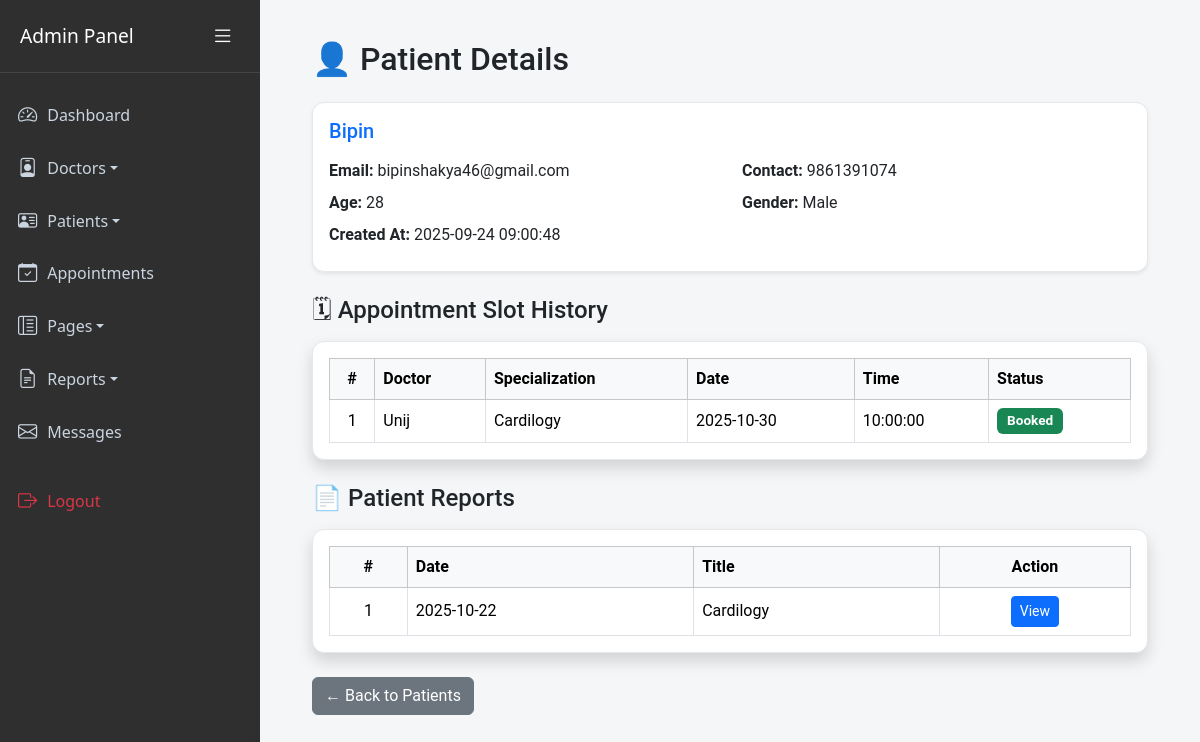
/Admin/view_patient_details.php?id=1 (signed in), run on the app's committed database.
### tables this page shows
CREATE TABLE `patients` (
  `id` int(11) NOT NULL,
  `doctor_id` int(11) DEFAULT NULL,
  `patient_name` varchar(100) NOT NULL,
  `email` varchar(100) NOT NULL,
  `password` varchar(255) NOT NULL,
  `contact_no` varchar(20) DEFAULT NULL,
  `age` int(3) DEFAULT NULL,
  `gender` enum('Male','Female','Other') DEFAULT 'Male',
  `reset_token` varchar(255) DEFAULT NULL,
  `reset_expiry` datetime DEFAULT NULL,
  `created_at` timestamp NOT NULL DEFAULT current_timestamp()
);

CREATE TABLE `appointment_slots` (
  `id` int(11) NOT NULL,
  `doctor_id` int(11) NOT NULL,
  `appointment_date` date NOT NULL,
  `appointment_time` time NOT NULL,
  `status` enum('available','booked') DEFAULT 'available',
  `patient_id` int(11) DEFAULT NULL,
  `patient_name` varchar(100) DEFAULT NULL,
  `patient_contact` varchar(20) DEFAULT NULL
);

CREATE TABLE `doctors` (
  `id` int(11) NOT NULL,
  `specialization_id` int(11) NOT NULL,
  `department_id` int(11) NOT NULL,
  `doctor_name` varchar(150) NOT NULL,
  `clinic_address` varchar(255) NOT NULL,
  `consultancy_fees` decimal(10,2) NOT NULL,
  `contact_no` varchar(20) NOT NULL,
  `email` varchar(100) NOT NULL,
  `password` varchar(255) NOT NULL,
  `created_at` timestamp NOT NULL DEFAULT current_timestamp(),
  `reset_token` varchar(255) DEFAULT NULL,
  `reset_expiry` datetime DEFAULT NULL
);

CREATE TABLE `doctor_specialization` (
  `id` int(11) NOT NULL,
  `specialization_name` varchar(150) NOT NULL
);

CREATE TABLE `patient_reports` (
  `id` int(11) NOT NULL,
  `report_date` date NOT NULL,
  `patient_id` int(11) NOT NULL,
  `doctor_id` int(11) NOT NULL,
  `patient_name` varchar(150) NOT NULL,
  `age` int(3) DEFAULT NULL,
  `DOB` date NOT NULL,
  `gender` varchar(255) NOT NULL,
  `contact` varchar(20) DEFAULT NULL,
  `address` varchar(255) DEFAULT NULL,
  `blood_group` varchar(10) DEFAULT NULL,
  `doctor_name` varchar(150) NOT NULL,
  `doctor_contact` varchar(20) DEFAULT NULL,
  `report_title` varchar(255) NOT NULL,
  `report_description` text DEFAULT NULL,
  `medicine_prescription` text DEFAULT NULL,
  `report_file` varchar(255) DEFAULT NULL,
  `created_at` timestamp NOT NULL DEFAULT current_timestamp()
);

### Admin/view_patient_details.php (the view, shortened to what this page needs)
<?php
include('assets/include/sidebar.php');
$patient_id = intval($_GET['id']);
$stmt = $con->prepare("SELECT * FROM patients WHERE id = ?");
$stmt->bind_param("i", $patient_id);
$stmt->execute();
$patient = $stmt->get_result()->fetch_assoc();
$query = "
    SELECT s.*, d.doctor_name, spec.specialization_name
    FROM appointment_slots s
    LEFT JOIN doctors d ON s.doctor_id = d.id
    LEFT JOIN doctor_specialization spec ON d.specialization_id = spec.id
    WHERE s.patient_id = ?
    ORDER BY s.appointment_date DESC, s.appointment_time ASC
";
$appointments = $con->prepare($query);
$appointments->bind_param("i", $patient_id);
$appointments->execute();
$app_result = $appointments->get_result();
$report_stmt = $con->prepare("
    SELECT pr.*, d.doctor_name, d.contact_no as doctor_contact
    FROM patient_reports pr
    LEFT JOIN doctors d ON pr.doctor_id = d.id
    WHERE pr.patient_id = ?
    ORDER BY pr.report_date DESC
");
$report_stmt->bind_param("i", $patient_id);
$report_stmt->execute();
$report_result = $report_stmt->get_result();
?>
<div class="main-content">
    <div class="container-fluid">
        <h2 class="mb-4">👤 Patient Details</h2>
        <div class="card shadow-sm mb-4">
            <div class="card-body">
                <h5 class="mb-3 text-primary"><?= htmlspecialchars($patient['patient_name']) ?></h5>
                <div class="row">
                    <div class="col-md-6 mb-2"><strong>Email:</strong> <?= htmlspecialchars($patient['email']) ?></div>
                    <div class="col-md-6 mb-2"><strong>Contact:</strong> <?= htmlspecialchars($patient['contact_no']) ?>
                    </div>
                    <div class="col-md-6 mb-2"><strong>Age:</strong> <?= htmlspecialchars($patient['age']) ?></div>
                    <div class="col-md-6 mb-2"><strong>Gender:</strong> <?= htmlspecialchars($patient['gender']) ?>
                    </div>
                    <div class="col-md-6 mb-2"><strong>Created At:</strong>
                        <?= htmlspecialchars($patient['created_at']) ?></div>
                </div>
            </div>
        </div>
        <h4 class="mb-3">🗓 Appointment Slot History</h4>
        <div class="card shadow mb-4">
            <div class="card-body table-responsive">
                <table class="table table-bordered table-hover align-middle mb-0">
                    <thead class="table-light">
                        <tr>
                            <th class="text-center">#</th>
                            <th>Doctor</th>
                            <th>Specialization</th>
                            <th>Date</th>
                            <th>Time</th>
                            <th>Status</th>
                        </tr>
                    </thead>
                    <tbody>
                        <?php if ($app_result->num_rows > 0): ?>
                        <?php $i = 1; while ($row = $app_result->fetch_assoc()): ?>
                        <tr>
                            <td class="text-center"><?= $i++ ?></td>
                            <td><?= htmlspecialchars($row['doctor_name'] ?? 'N/A') ?></td>
                            <td><?= htmlspecialchars($row['specialization_name'] ?? 'N/A') ?></td>
                            <td><?= htmlspecialchars($row['appointment_date']) ?></td>
                            <td><?= htmlspecialchars($row['appointment_time']) ?></td>
                            <td>
                                <?php
                                        $status = ucfirst($row['status'] ?? 'available');
                                        $badge = match($status) {
                                            'Booked' => 'success',
                                            'Cancelled' => 'danger',
                                            'Available' => 'secondary',
                                            default => 'warning'
                                        };
                                    ?>
                                <span class="badge bg-<?= $badge ?>"><?= htmlspecialchars($status) ?></span>
                            </td>
                        </tr>
                        <?php endwhile; ?>
                        <?php else: ?>
                        <tr>
                            <td colspan="6" class="text-center text-muted">No appointment slots found.</td>
                        </tr>
                        <?php endif; ?>
                    </tbody>
                </table>
            </div>
        </div>
        <h4 class="mb-3">📄 Patient Reports</h4>
        <div class="card shadow mb-4">
            <div class="card-body table-responsive">
                <table class="table table-bordered table-hover align-middle mb-0">
                    <thead class="table-light">
                        <tr>
                            <th class="text-center">#</th>
                            <th>Date</th>
                            <th>Title</th>
                            <th class="text-center">Action</th>
                        </tr>
                    </thead>
                    <tbody>
                        <?php if ($report_result->num_rows > 0): ?>
                        <?php $j = 1; while ($report = $report_result->fetch_assoc()): ?>
                        <tr>
                            <td class="text-center"><?= $j++ ?></td>
                            <td><?= htmlspecialchars($report['report_date']) ?></td>
                            <td><?= htmlspecialchars($report['report_title']) ?></td>
                            <td class="text-center">
                                <a href="view_report.php?report_id=<?= $report['id'] ?>" class="btn btn-sm btn-primary"
                                    target="_blank">View</a>
                            </td>
                        </tr>
                        <?php endwhile; ?>
                        <?php else: ?>
                        <tr>
                            <td colspan="4" class="text-center text-muted">No reports found for this patient.</td>
                        </tr>
                        <?php endif; ?>
                    </tbody>
                </table>
            </div>
        </div>
        <div class="mt-4">
            <a href="manage_patient.php" class="btn btn-secondary">← Back to Patients</a>
        </div>
    </div>
</div>

### Admin/assets/include/sidebar.php (style rules this page uses)
body { font-family: 'Segoe UI', sans-serif; background: #f5f6f8; margin: 0; display: flex; overflow-x: hidden; }
.main-content { margin-left: 260px; padding: 20px; flex-grow: 1; transition: margin-left 0.3s ease; }

### Admin/view_patient_details.php (style rules this page uses)
.main-content { margin-left: 260px; padding: 40px; min-height: 100vh; background: #f5f6f8; font-family: 'Roboto', sans-serif; }
.card { border-radius: 12px; border: 1px solid #e5e7eb; box-shadow: 0 3px 12px rgba(0, 0, 0, 0.05); }
.badge { font-size: 0.85rem; padding: 6px 10px; border-radius: 6px; }

### data on the page
patients: patient_name "Bipin", email "bipinshakya46@gmail.com", contact_no "9861391074", age "28", gender "Male", created_at "2025-09-24 09:00:48"
appointment_slots: doctor.doctor_name "Unij", doctor_specialization.specialization_name "Cardilogy", appointment_date "2025-10-30", appointment_time "10:00:00", status "Booked"
patient_reports: report_date "2025-10-22", report_title "Cardilogy"
